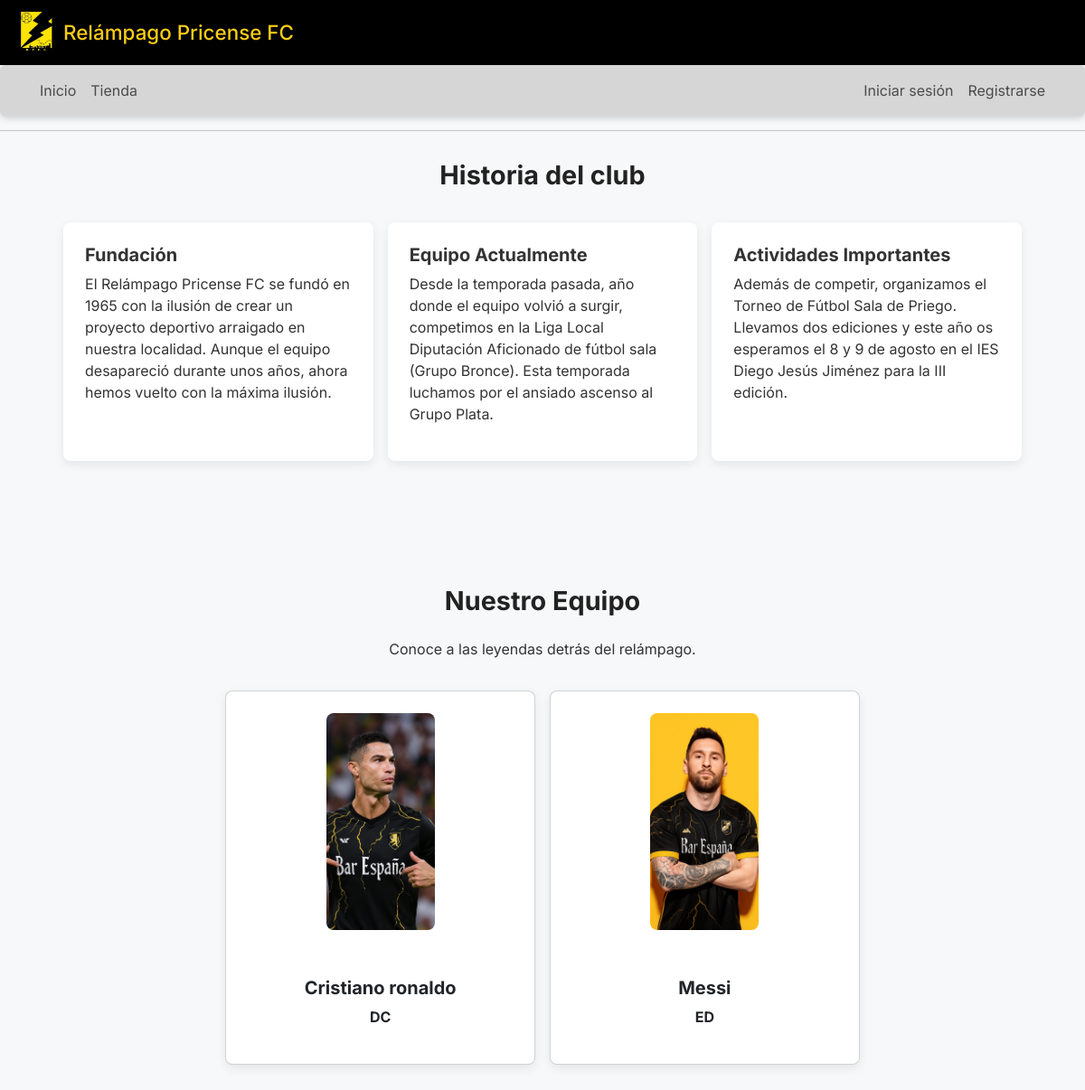
The page / on the database its author committed.
### relampagoweb/models.py (models this page shows, shortened)
class Jugador(models.Model):
    nombre = models.CharField(max_length=100)
    posicion = models.CharField(max_length=50)
    foto = models.ImageField(upload_to='jugadores/')
    orden = models.PositiveIntegerField(default=0, help_text="Orden en la galería")
    class Meta:
        ordering = ['orden']

### relampagoweb/views.py (the view)
# urls.py: path('', inicio_view, name='inicio'),
def inicio_view(request):
    jugadores = Jugador.objects.all()
    return render(request, 'Inicio.html', {
        'jugadores': jugadores,
    })

### relampagoweb/templates/Inicio.html (shortened to what this page needs)
{% extends "base.html" %}
{% block extra_head %}
<link rel="stylesheet" href="https://cdn.jsdelivr.net/npm/swiper@11/swiper-bundle.min.css" />
{% endblock %}
{% block content %}
<section class="container mb-5">
  <h3 class="titulo-seccion text-center mb-4">Historia del club</h3>
  <div class="carrusel-desktop">
    <div class="historia-card"><h5>Fundación</h5><p>El Relámpago Pricense FC se fundó en 1965 con la ilusión de crear un proyecto deportivo arraigado en nuestra localidad. Aunque el equipo desapareció durante unos años, ahora hemos vuelto con la máxima ilusión.</p></div>
    <div class="historia-card"><h5>Equipo Actualmente</h5><p>Desde la temporada pasada, año donde el equipo volvió a surgir, competimos en la Liga Local Diputación Aficionado de fútbol sala (Grupo Bronce). Esta temporada luchamos por el ansiado ascenso al Grupo Plata.</p></div>
    <div class="historia-card"><h5>Actividades Importantes</h5><p>Además de competir, organizamos el Torneo de Fútbol Sala de Priego. Llevamos dos ediciones y este año os esperamos el 8 y 9 de agosto en el IES Diego Jesús Jiménez para la III edición.</p></div>
  </div>
</section>
<section class="container seccion-equipo py-5">
  <h3 class="titulo-seccion text-center mb-4">Nuestro Equipo</h3>
  <p class="text-center mb-4">Conoce a las leyendas detrás del relámpago.</p>
  <div class="carrusel-desktop">
    {% for jugador in jugadores %}
    <div class="card equipo-card h-100 text-center">
      <img src="{{ jugador.foto.url }}" class="jugador-img" alt="{{ jugador.nombre }}">
      <div class="card-body">
        <h5 class="card-title">{{ jugador.nombre }}</h5>
        <p class="card-text">{{ jugador.posicion }}</p>
      </div>
    </div>
    {% endfor %}
  </div>
</section>
{% endblock %}

### relampagoweb/static/css/estilos.css (style rules this page uses)
html, body { font-family: 'Inter', sans-serif; margin: 0; padding: 0; background-color: #f7f8fa; color: #333; }
.card { background-color: #fff; border-radius: 10px; box-shadow: 0 1px 6px rgba(0, 0, 0, 0.1); padding: 15px; display: flex; align-items: center; gap: 20px; margin-bottom: 20px; flex-wrap: wrap; }
.card img { width: 120px; border-radius: 8px; }
.titulo-seccion { text-align: center; font-size: 2rem; font-weight: bold; margin-bottom: 1.5rem; color: #222; }
.titulo-seccion { font-size: 1.8rem; font-weight: bold; text-align: center; margin-top: 2rem; margin-bottom: 1rem; }
.carrusel-desktop { display: grid; grid-template-columns: repeat(auto-fit, minmax(220px, 1fr)); gap: 20px; padding: 10px 20px; }

### relampagoweb/templates/base.html (style rules this page uses)
body { font-family: 'Inter', sans-serif; }

### relampagoweb/templates/Inicio.html (style rules this page uses)
.historia-card, .equipo-card { background: #fff; border-radius: 8px; box-shadow: 0 4px 12px rgba(0,0,0,0.08); padding: 1.5rem; transition: transform 0.3s ease, opacity 0.3s ease; width: 100%; max-width: 360px; }
.jugador-img { width: 100%; height: 240px; object-fit: cover; border-radius: 8px; margin-bottom: 1rem; }
.equipo-card .card-title, .equipo-card .card-text, .historia-card h5 { font-weight: bold; }
.carrusel-desktop { display: flex; flex-wrap: wrap; gap: 1rem; justify-content: center; }
@media (min-width: 577px) { .carrusel-desktop > .historia-card, .carrusel-desktop > .card.equipo-card { flex: 0 0 calc(33.333% - 1rem); } }

### rows shown on the page
Jugador: foto (picture), nombre "Cristiano ronaldo", posicion "DC"
Jugador: foto (picture), nombre "Messi", posicion "ED"
